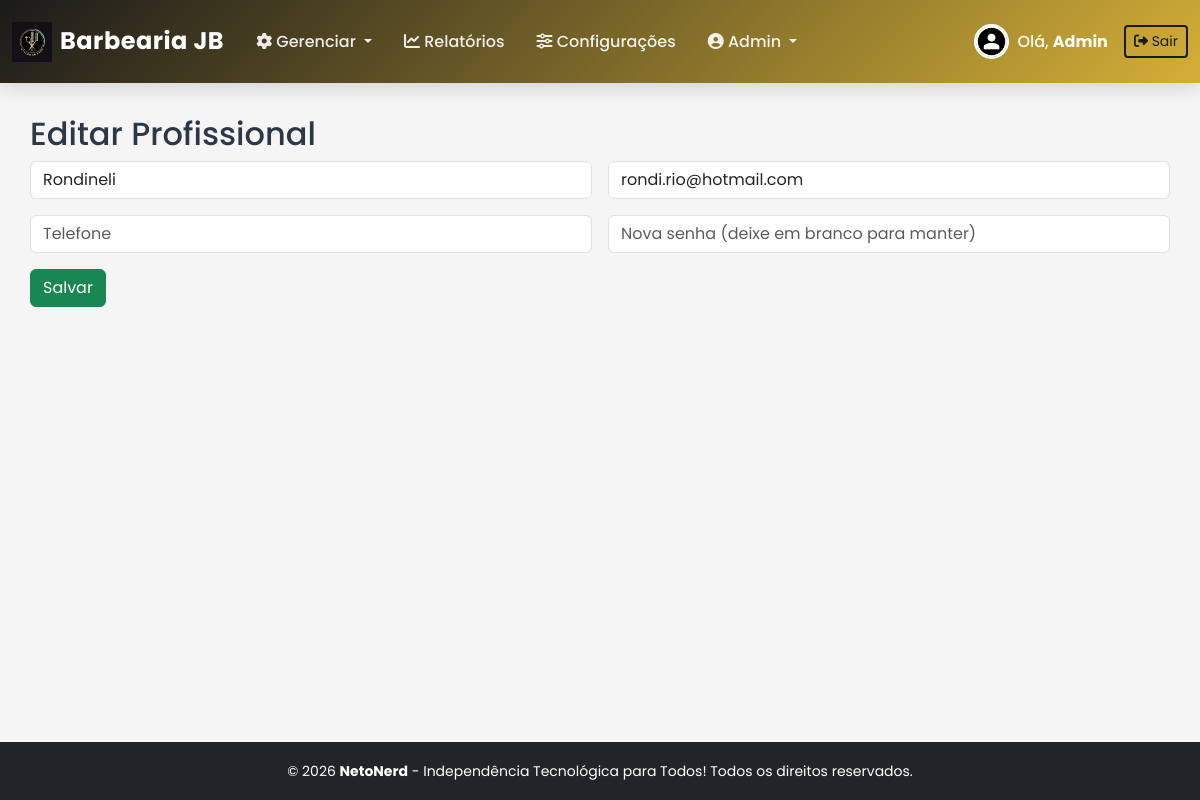
Page /admin/manage_profissionais_form.php?id=3 (signed in) on the committed database.
### tables this page shows
CREATE TABLE `configuracoes` (
  `id` int(11) NOT NULL,
  `horario_abertura` time DEFAULT NULL,
  `horario_fechamento` time DEFAULT NULL,
  `intervalo_slot` int(11) DEFAULT 15,
  `prazo_cancelamento_horas` int(11) DEFAULT 24,
  `agendamento_ativo` tinyint(1) DEFAULT 1,
  `tipo_empresa` enum('barbearia','salao','manicure','estetica') DEFAULT 'barbearia',
  `cor_primaria` varchar(7) DEFAULT '#1a1a1a',
  `cor_secundaria` varchar(7) DEFAULT '#d4af37',
  `logo` varchar(255) DEFAULT NULL,
  `cor_fundo` varchar(7) DEFAULT '#f5f5f5',
  `periodo_pagamento` enum('semanal','quinzenal','mensal') DEFAULT 'semanal',
  `dia_fechamento` int(11) DEFAULT 1 COMMENT 'Dia da semana (1-7) para semanal, dia do mês (1-31) para quinzenal/mensal',
  `controle_horario` tinyint(1) DEFAULT 1 COMMENT 'Bloquear registros fora do horário de funcionamento',
  `aprovar_gorjetas` tinyint(1) DEFAULT 1 COMMENT 'Requer aprovação do admin para gorjetas'
);

CREATE TABLE `usuarios` (
  `id` int(11) NOT NULL,
  `nome` varchar(100) NOT NULL,
  `email` varchar(100) NOT NULL,
  `senha` varchar(255) NOT NULL,
  `tipo` enum('cliente','profissional','admin') NOT NULL,
  `telefone` varchar(20) DEFAULT NULL,
  `foto` varchar(255) DEFAULT NULL,
  `avatar` varchar(255) DEFAULT NULL,
  `bio` text DEFAULT NULL,
  `comissao_padrao` decimal(5,2) DEFAULT NULL,
  `ativo` tinyint(1) DEFAULT 1,
  `created_at` datetime DEFAULT current_timestamp()
);

### includes/auth.php (called while the page is built, shortened)
<?php
function esta_logado() {
    return isset($_SESSION['usuario_id']);
}
?>

### admin/manage_profissionais_form.php (the view, shortened to what this page needs)
<?php
require_once '../includes/auth.php';
require_once '../includes/db_connect.php';
$id = $_GET['id'] ?? null;
$prof = $id ? $pdo->query("SELECT * FROM usuarios WHERE id = $id")->fetch() : [];
include '../includes/header.php';
?>
<h2><?php echo $id ? 'Editar' : 'Novo'; ?> Profissional</h2>
<form method="POST">
    <div class="row g-3">
        <div class="col-md-6"><input type="text" name="nome" class="form-control" placeholder="Nome" value="<?php echo $prof['nome'] ?? ''; ?>" required></div>
        <div class="col-md-6"><input type="email" name="email" class="form-control" placeholder="E-mail" value="<?php echo $prof['email'] ?? ''; ?>" required></div>
        <div class="col-md-6"><input type="text" name="telefone" class="form-control" placeholder="Telefone" value="<?php echo $prof['telefone'] ?? ''; ?>"></div>
        <div class="col-md-6"><input type="password" name="senha" class="form-control" placeholder="Nova senha (deixe em branco para manter)"></div>
    </div>
    <button type="submit" class="btn btn-success mt-3">Salvar</button>
</form>
<?php include '../includes/footer.php'; ?>

### includes/header.php (shortened to what this page needs)
<?php require_once 'auth.php'; require_once 'theme.php'; ?>
<!DOCTYPE html>
<html lang="pt-BR">
<head>
    <link href="https://cdn.jsdelivr.net/npm/bootstrap@5.3.3/dist/css/bootstrap.min.css" rel="stylesheet">
    <link href="https://cdnjs.cloudflare.com/ajax/libs/font-awesome/6.5.0/css/all.min.css" rel="stylesheet">
    <link href="../assets/css/custom.css" rel="stylesheet">
    <link href="../assets/css/components.css" rel="stylesheet">
    <link href="../assets/css/animations.css" rel="stylesheet">
</head>
<body>
<?php if (esta_logado()): ?>
<nav class="navbar navbar-expand-lg navbar-dark navbar-custom">
    <div class="container-fluid">
        <a class="navbar-brand d-flex align-items-center gap-2" href="dashboard.php">
            <?php
            $config_logo = $pdo->query("SELECT logo FROM configuracoes WHERE id = 1")->fetch();
            if (!empty($config_logo['logo'])):
            ?>
                <img src="../assets/img/<?php echo $config_logo['logo']; ?>" alt="Logo" height="40" class="animate-fade-in">
            <?php else: ?>
                <i class="fas fa-cut"></i>
            <?php endif; ?>
            <span>Barbearia JB</span>
        </a>
        <div class="collapse navbar-collapse" id="navbarNav">
            <ul class="navbar-nav me-auto">
                <?php if ($_SESSION['tipo'] === 'cliente'): ?>
                    <li class="nav-item">
                        <a class="nav-link <?php echo basename($_SERVER['PHP_SELF']) === 'dashboard.php' ? 'active' : ''; ?>" href="dashboard.php">
                            <i class="fas fa-home"></i> Feed
                        </a>
                    </li>
                    <li class="nav-item">
                        <a class="nav-link <?php echo basename($_SERVER['PHP_SELF']) === 'agendar.php' ? 'active' : ''; ?>" href="agendar.php">
                            <i class="fas fa-calendar-plus"></i> Agendar
                        </a>
                    </li>
                    <li class="nav-item">
                        <a class="nav-link <?php echo basename($_SERVER['PHP_SELF']) === 'view_agendamentos.php' ? 'active' : ''; ?>" href="view_agendamentos.php">
                            <i class="fas fa-list"></i> Meus Agendamentos
                        </a>
                    </li>
                <?php elseif ($_SESSION['tipo'] === 'admin'): ?>
                    <li class="nav-item dropdown">
                        <a class="nav-link dropdown-toggle" href="#" role="button" data-bs-toggle="dropdown">
                            <i class="fas fa-cog"></i> Gerenciar
                        </a>
                    </li>
                    <li class="nav-item">
                        <a class="nav-link" href="view_reports.php">
                            <i class="fas fa-chart-line"></i> Relatórios
                        </a>
                    </li>
                    <li class="nav-item">
                        <a class="nav-link" href="configuracoes.php">
                            <i class="fas fa-sliders-h"></i> Configurações
                        </a>
                    </li>
                    <li class="nav-item dropdown">
    <a class="nav-link dropdown-toggle" href="#" data-bs-toggle="dropdown">
        <i class="fas fa-user-circle"></i> Admin
    </a>
                </li>
                <?php endif; ?>
            </ul>
            <div class="navbar-text me-3 d-flex align-items-center gap-2">
                <img src="../assets/img/avatars/<?php echo $_SESSION['avatar'] ?? 'default.png'; ?>"
                     alt="Avatar"
                     class="avatar-nav">
                <span class="d-none d-md-inline">
                    Olá, <strong><?php echo explode(' ', $_SESSION['nome'])[0]; ?></strong>
                </span>
            </div>
            <a href="../logout.php" class="btn btn-salao-outline btn-sm">
                <i class="fas fa-sign-out-alt"></i>
                <span class="d-none d-md-inline">Sair</span>
            </a>
        </div>
    </div>
</nav>
<?php endif; ?>
<div class="container container-main animate-fade-in">

### assets/css/custom.css (style rules this page uses)
body { font-family: 'Segoe UI', sans-serif; }
.navbar { box-shadow: 0 2px 10px rgba(0,0,0,.1); }
:root { --cor-primaria: #1a1a1a; --cor-secundaria: #d4af37; --cor-fundo: #f5f5f5; }
.navbar { background: linear-gradient(135deg, var(--cor-primaria), var(--cor-secundaria)) !important; }

### assets/css/components.css (style rules this page uses)
:root { --salao-espacamento: 1.5rem; --salao-radius: 16px; --salao-shadow-sm: 0 2px 8px rgba(0, 0, 0, 0.08); --salao-shadow-md: 0 4px 16px rgba(0, 0, 0, 0.12); --salao-shadow-lg: 0 8px 32px rgba(0, 0, 0, 0.16); --salao-transition: all 0.3s cubic-bezier(0.4, 0, 0.2, 1); }
* { margin: 0; padding: 0; box-sizing: border-box; }
body { font-family: 'Poppins', 'Segoe UI', sans-serif; line-height: 1.6; color: #2d3748; background-color: var(--cor-fundo); }
.btn-salao-outline { background: transparent; border: 2px solid var(--cor-primaria); color: var(--cor-primaria); box-shadow: none; }

### includes/header.php (style rules this page uses)
body { min-height: 100vh; display: flex; flex-direction: column; background: var(--cor-fundo); }
.navbar-custom { background: linear-gradient(135deg, var(--cor-primaria), var(--cor-secundaria)) !important; box-shadow: 0 4px 20px rgba(0, 0, 0, 0.15); padding: 1rem 0; position: sticky; top: 0; z-index: 1030; backdrop-filter: blur(10px); }
.navbar-brand { font-weight: 700; font-size: 1.5rem; letter-spacing: 0.5px; transition: all 0.3s ease; }
.nav-link { color: rgba(255, 255, 255, 0.9) !important; font-weight: 500; padding: 0.5rem 1rem !important; border-radius: 8px; transition: all 0.3s ease; position: relative; }
.navbar-text { color: rgba(255, 255, 255, 0.95) !important; font-weight: 500; display: flex; align-items: center; gap: 0.5rem; }
.avatar-nav { width: 35px; height: 35px; border-radius: 50%; border: 2px solid white; object-fit: cover; transition: all 0.3s ease; }
.container-main { flex: 1; padding: 2rem 0; }

### rows in the picture
configuracoes: logo (picture)
usuarios: nome "Rondineli", email "rondi.rio@hotmail.com"

### other values in the picture
explode(' ', $_SESSION['nome'])[0] "Admin"
